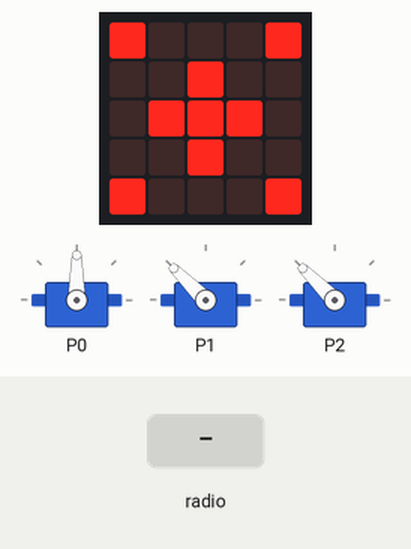
This program was run on a simulated BBC micro:bit (MakeCode). Shown: the board's 5×5 LED display, 3 × servo. Inputs (shaded band) come from the test bench.

Above: at 1.6 s.
1.7 s: radio message "NONE" arrives
At 2.6 s:
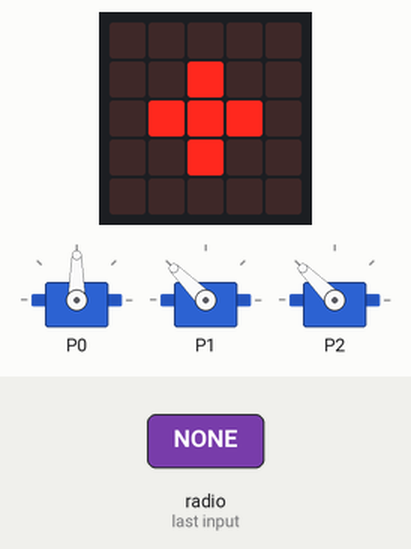
3.2 s: radio message "L" arrives
At 4.3 s:
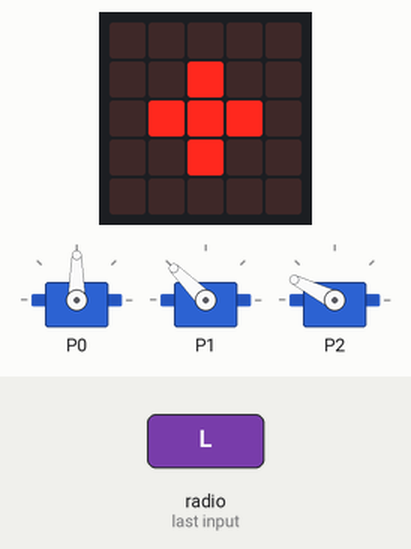
4.7 s: radio message "R" arrives
At 5.9 s:
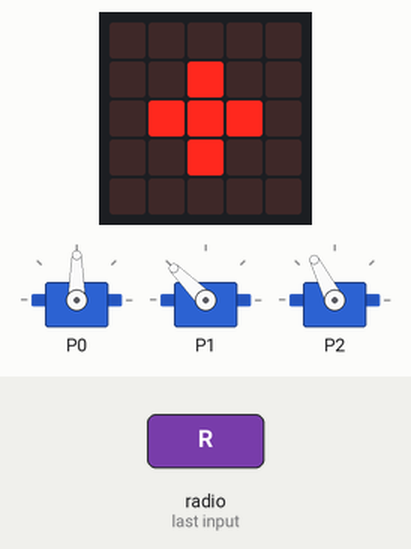
6.2 s: radio message "UL" arrives
At 7.4 s:
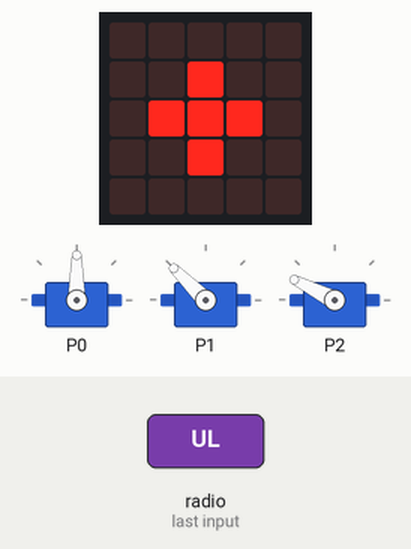
7.7 s: radio message "UR" arrives
At 8.9 s:
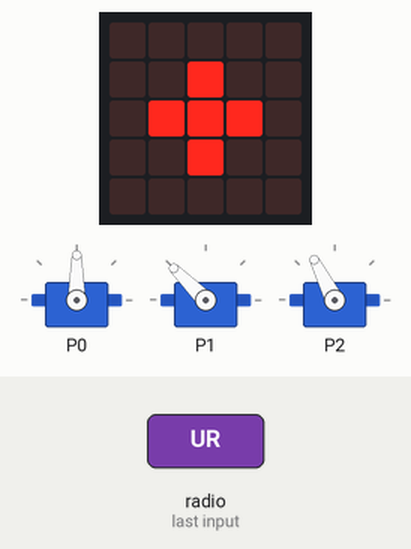
Timing chart, 0 to 10.2 s (numbered marks = the images above; inputs shaded):
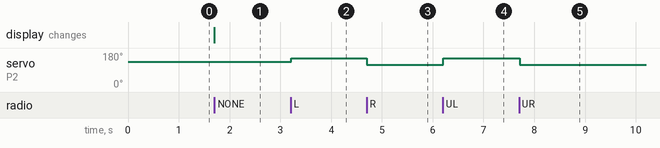

The program:

main.ts
```typescript
radio.onReceivedString(function (receivedString) {
    if (receivedString == "NONE") {
        basic.showLeds(`
            . . . . .
            . . # . .
            . # # # .
            . . # . .
            . . . . .
            `)
        rameno_01 = 50
        rotation = 50
    } else if (receivedString == "U") {
        rameno_01 = 50
    } else if (receivedString == "D") {
        rameno_01 = 50
    } else if (receivedString == "L") {
        rotation = 70
    } else if (receivedString == "R") {
        rotation = 30
    } else if (receivedString == "UL") {
        rameno_01 = 50
        rotation = 70
    } else if (receivedString == "UR") {
        rameno_01 = 50
        rotation = 30
    } else if (receivedString == "DL") {
        rameno_01 = 50
        rotation = 70
    } else if (receivedString == "DR") {
        rameno_01 = 50
        rotation = 30
    } else if (receivedString == "AX") {
        rameno_01 = 50
        rotation = 50
    } else if (receivedString == "BX") {
        basic.showLeds(`
            . . . . #
            . . . . .
            . . . . .
            . . . . .
            . . . . .
            `)
    } else if (receivedString == "DX") {
        rameno_02 += 1
    } else if (receivedString == "FX") {
        rameno_02 += 1
    } else if (receivedString == "PX") {
        basic.showLeds(`
            . . . . .
            . . . . .
            . . # . .
            . . . . .
            . . . . .
            `)
    }
})
let rotation = 0
let rameno_01 = 0
basic.showLeds(`
    # . . . #
    . . # . .
    . # # # .
    . . # . .
    # . . . #
    `)
radio.setGroup(1)
let rameno_02 = 90
rameno_01 = 50
rotation = 50
basic.forever(function () {
    servos.P0.setAngle(rameno_02)
    servos.P1.run(rameno_01)
    servos.P2.run(rotation)
})
```

test.ts
```typescript
// Tady jsou testy. Při použití tohoto balíčku jako rozšíření nebude zkompilováno.
```

Measured:
- after the input at 1.7 s, the display: changes at once (image 1)
- after the input at 3.2 s, servo on P2: 135° → 153° at once
- after the input at 4.7 s, servo on P2: 153° → 117° at once
- after the input at 6.2 s, servo on P2: 117° → 153° at once
- after the input at 7.7 s, servo on P2: 153° → 117° at once
